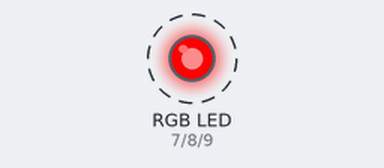
A sketch run on a simulated Arduino Uno, built with avr-gcc and run on an emulated ATmega328P. Shown: an RGB LED mixed from three pins (HIGH = lit). Dashed ring = blinking.

Above: at 0.5 s.
Timing chart, 0 to 4.6 s (numbered marks = the images above):
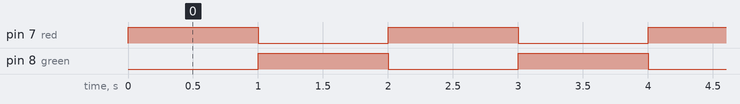

The sketch:

arduino_basic_2_led_RGB_.ino
```cpp
//create by:   modified 31-dec-2017
//Name : Muhammad Syaiful anwar
//team : angkrang
//project_2_RGB

int red   = 7;
int green = 8;
int blue  = 9;

void setup()
{
  pinMode(red, OUTPUT);
  pinMode(green, OUTPUT);
  pinMode(blue, OUTPUT);

}

void loop()
{
digitalWrite(red,   HIGH);
digitalWrite(green, LOW);
digitalWrite(blue,  LOW);
delay(1000);
digitalWrite(red,   LOW);
digitalWrite(green, HIGH);
digitalWrite(blue,  LOW);
delay(1000);
digitalWrite(red,   LOW);
digitalWrite(green, LOW);
digitalWrite(blue,  HIGH);
}
```

Measured:
- by itself, pin 7 (red), pin 8 (green): alternates HIGH for 1.0 s and LOW for 1.0 s
- by itself, everything shown: repeats every 2.0 s, in 3 steps
